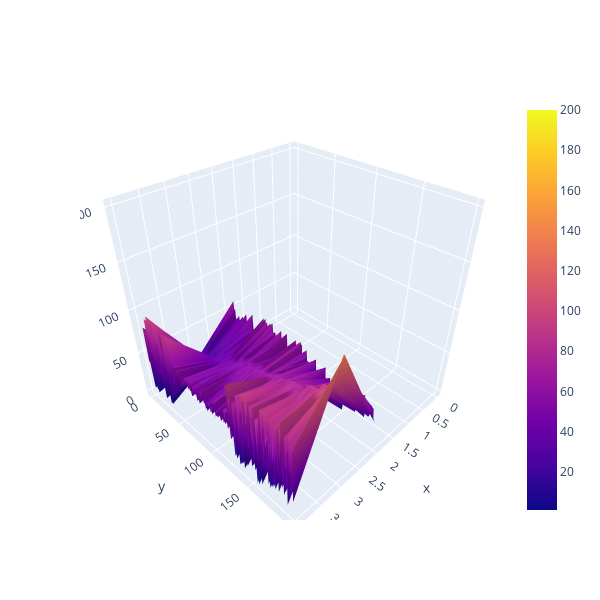

Notebook code for this chart:
### Code cell
data = df
fig = go.Figure(data = [go.Surface(z = data.values)])
fig.update_layout(autosize = True, width = 600, height = 600)

fig.show()

### Figure 1 — Plotly figure (JSON) as saved in the notebook; plotly's stock layout.template omitted (floating-point values rounded to 4 significant figures; data arrays with more than 128 entries replaced by an {"elided": "..."} marker saying what was removed)
{"data": [{"type": "surface", "z": {"elided": "200x5 mixed values"}}], "layout": {"autosize": true, "height": 600, "width": 600}}
